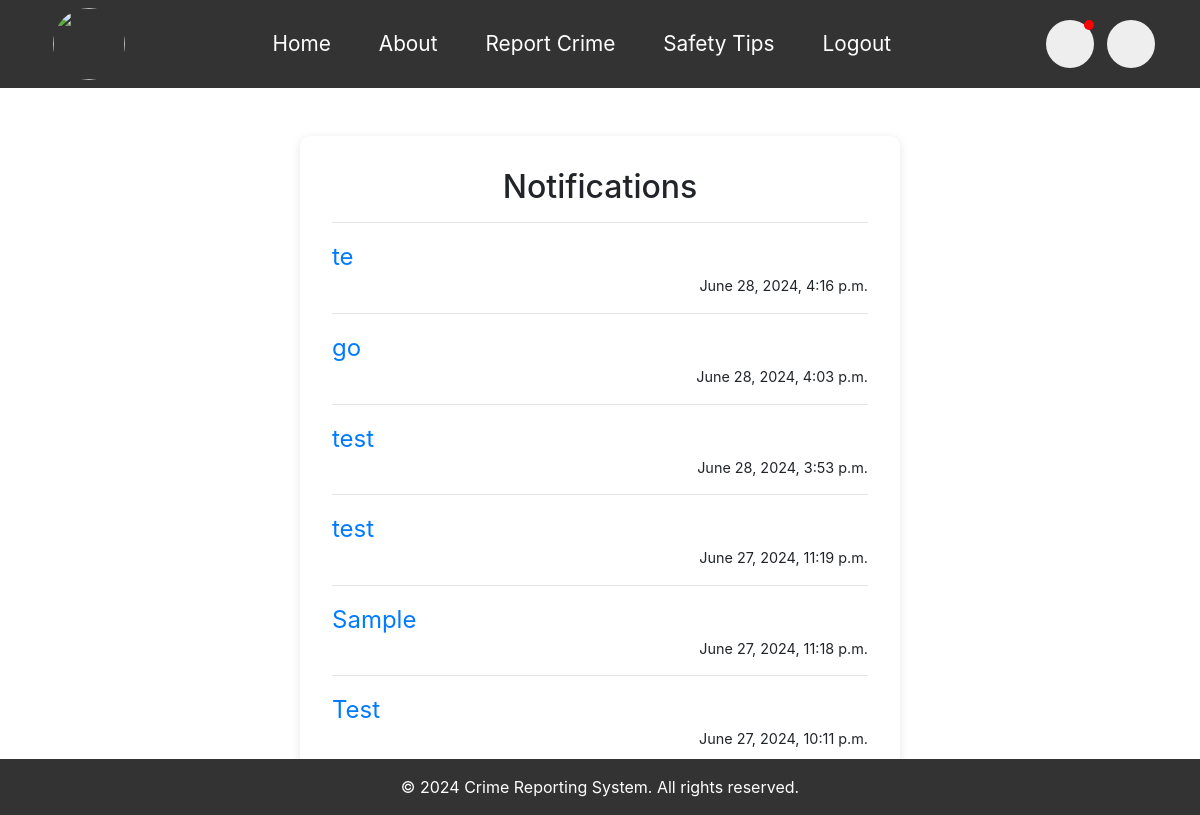
The app's page /notifications/ (signed in) with its own data.
### apps/models.py (models this page shows)
class Notification(models.Model):
    user = models.ForeignKey(User, on_delete=models.CASCADE, null=True, blank=True)
    title = models.CharField(max_length=200)  # New field for the title
    content = models.TextField()
    read = models.BooleanField(default=False)
    timestamp = models.DateTimeField(auto_now_add=True)

### apps/views.py (the view)
# urls.py: path('notifications/', views.view_notifications, name='view_notifications'),
@login_required
def view_notifications(request):
    notifications = Notification.objects.filter(user=request.user).order_by('-timestamp')
    unread_notifications = notifications.filter(read=False).count()
    return render(request, 'view_notifications.html', {'notifications': notifications, 'unread_notifications': unread_notifications})

### templates/view_notifications.html
{% extends 'base_generic.html' %}
{% block content %}
    <br><br>
    <div class="container">
      <ul id="report-form">
           <h2 style="text-align: center">Notifications</h2>
      <hr>
      {% for notification in notifications %}
        <li style="list-style: none">
          <a href="{% url 'read_notification' notification.id %} " style="font-size: 1.5rem; text-underline: none">{{ notification.title }}</a>
          <p style="text-align: right;font-size: 0.9rem">{{ notification.timestamp }}</p>
        </li>
          <hr>
      {% empty %}
        <li>No notifications.</li>
      {% endfor %}
      </ul>
    </div>
{% endblock %}

### static/css/style.css (style rules this page uses)
body, html { margin: 0; padding: 0; font-family: Arial, sans-serif; box-sizing: border-box; }
.container { width: 80%; margin: 0 auto; }
#report-form { max-width: 600px; margin: 0 auto; background-color: #fff; padding: 2rem; border-radius: 10px; box-shadow: 0 2px 10px rgba(0, 0, 0, 0.1); }
.container { max-width: 1200px; margin: 0 auto; padding: 0 1rem; }
.container { max-width: 600px; margin: 0 auto; padding: 0 1rem; }

### records on screen
Notification: title "te", timestamp "June 28, 2024, 4:16 p.m."
Notification: title "go", timestamp "June 28, 2024, 4:03 p.m."
Notification: title "test", timestamp "June 28, 2024, 3:53 p.m."
Notification: title "test", timestamp "June 27, 2024, 11:19 p.m."
Notification: title "Sample", timestamp "June 27, 2024, 11:18 p.m."
Notification: title "Test", timestamp "June 27, 2024, 10:11 p.m."
